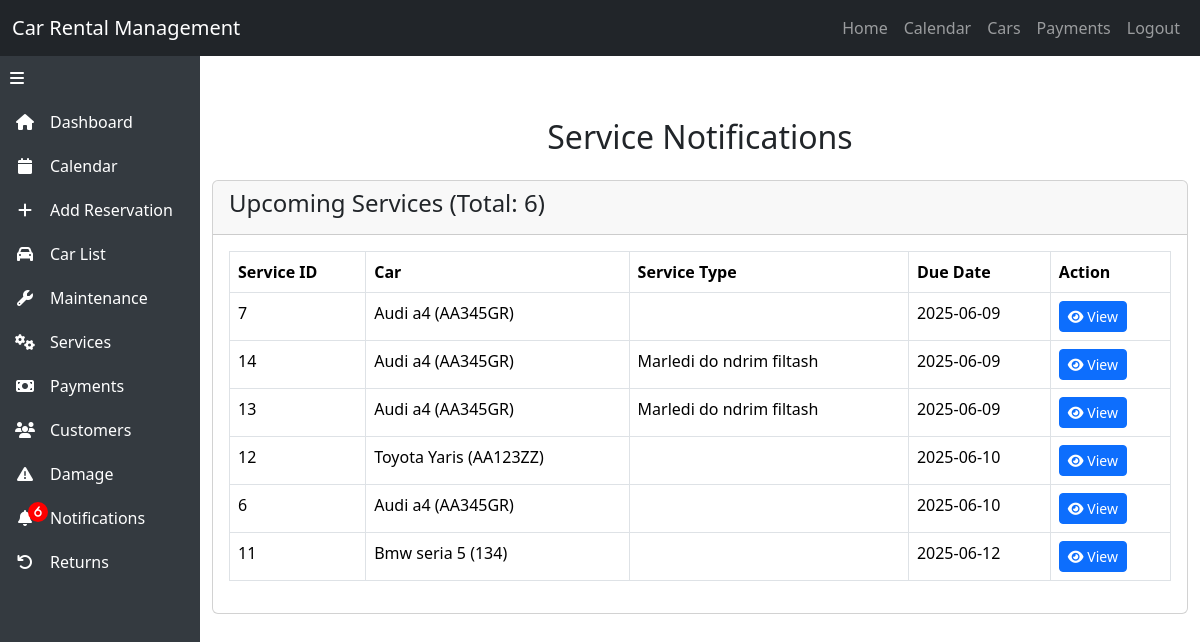
Screenshot of /notification.php (signed in) with the database file from the repository.
### tables this page shows
CREATE TABLE `services` (
  `service_id` int(11) NOT NULL,
  `car_id` int(11) NOT NULL,
  `cost` decimal(10,2) DEFAULT NULL,
  `due_date` timestamp NOT NULL DEFAULT current_timestamp() ON UPDATE current_timestamp(),
  `created_by` int(11) NOT NULL,
  `service_type` varchar(100) DEFAULT NULL
);

CREATE TABLE `cars` (
  `car_id` int(11) NOT NULL,
  `business_id` int(11) NOT NULL,
  `brand` varchar(100) DEFAULT NULL,
  `model` varchar(100) DEFAULT NULL,
  `license_plate` varchar(50) DEFAULT NULL
);

### notification.php (the view, shortened to what this page needs)
<?php
require_once 'header.php';
$errors = [];
$notifications = [];
try {
    $stmt = $conn->prepare("SELECT business_id FROM users WHERE email = ?");
    $stmt->bind_param("s", $_SESSION['email']);
    $stmt->execute();
    $result = $stmt->get_result();
    $user = $result->fetch_assoc();
    $business_id = $user['business_id'];
    $query = "SELECT s.service_id, s.car_id, s.service_type, s.due_date,
                     c.brand, c.model, c.license_plate
              FROM services s
              JOIN cars c ON s.car_id = c.car_id
              WHERE c.business_id = ?
                AND s.due_date >= CURDATE()
                AND s.due_date <= DATE_ADD(CURDATE(), INTERVAL 10 DAY)
              ORDER BY s.due_date ASC";
    $stmt = $conn->prepare($query);
    $stmt->bind_param("i", $business_id);
    $stmt->execute();
    $notifications = $stmt->get_result()->fetch_all(MYSQLI_ASSOC);
} catch (Exception $e) {
    $errors[] = 'Database error: ' . $e->getMessage();
}
?>
<div class="main-content" id="mainContent">
    <div class="container my-5">
        <h2 class="text-center mb-4">Service Notifications</h2>
        <?php if (empty($notifications)): ?>
            <div class="alert alert-info">No services due within the next 10 days.</div>
        <?php else: ?>
            <div class="notification-card">
                <div class="card">
                    <div class="card-header">
                        <h4>Upcoming Services (Total: <?= count($notifications) ?>)</h4>
                    </div>
                    <div class="card-body">
                        <table class="table table-bordered table-hover">
                            <thead>
                                <tr>
                                    <th>Service ID</th>
                                    <th>Car</th>
                                    <th>Service Type</th>
                                    <th>Due Date</th>
                                    <th>Action</th>
                                </tr>
                            </thead>
                            <tbody>
                                <?php foreach ($notifications as $notification): ?>
                                    <tr>
                                        <td><?= htmlspecialchars($notification['service_id']) ?></td>
                                        <td><?= htmlspecialchars($notification['brand'] . ' ' . $notification['model'] . ' (' . $notification['license_plate'] . ')') ?></td>
                                        <td><?= htmlspecialchars($notification['service_type']) ?></td>
                                        <td><?= htmlspecialchars(date('Y-m-d', strtotime($notification['due_date']))) ?></td>
                                        <td>
                                            <a href="services.php?car_id=<?= $notification['car_id'] ?>" class="btn btn-sm btn-primary">
                                                <i class="fas fa-eye"></i> View
                                            </a>
                                        </td>
                                    </tr>
                                <?php endforeach; ?>
                            </tbody>
                        </table>
                    </div>
                </div>
            </div>
        <?php endif; ?>
    </div>
</div>
</body>
</html>

### header.php (style rules this page uses)
.main-content { transition: margin-left 0.3s; padding-top: 70px; }
.main-content:not(.collapsed) { margin-left: 200px; }

### rows the page displays
services: service_id "7", car.license_plate "Audi a4 (AA345GR)", due_date "2025-06-09"
services: service_id "14", car.license_plate "Audi a4 (AA345GR)", service_type "Marledi do ndrim filtash", due_date "2025-06-09"
services: service_id "13", car.license_plate "Audi a4 (AA345GR)", service_type "Marledi do ndrim filtash", due_date "2025-06-09"
services: service_id "12", car.license_plate "Toyota Yaris (AA123ZZ)", due_date "2025-06-10"
services: service_id "6", car.license_plate "Audi a4 (AA345GR)", due_date "2025-06-10"
services: service_id "11", car.license_plate "Bmw seria 5 (134)", due_date "2025-06-12"

### other values shown
$notification_count "6"
count($notifications) "6"
